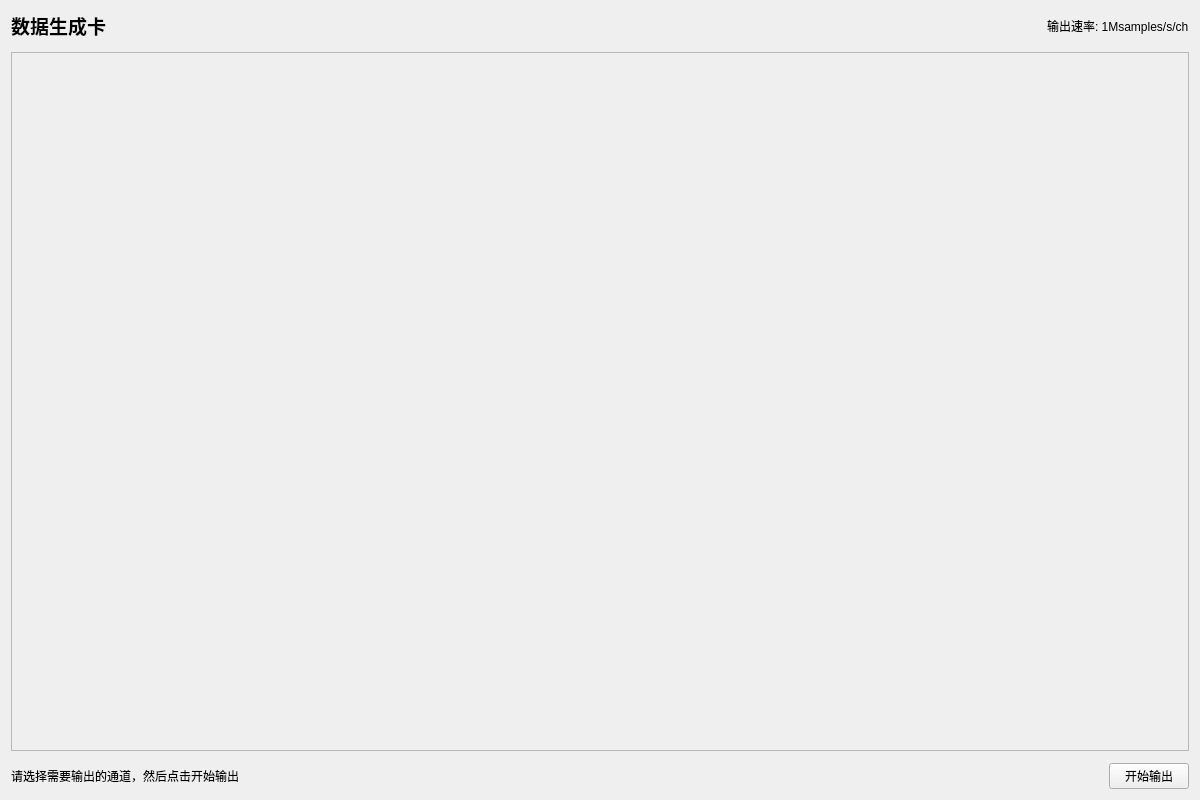
<?xml version="1.0" encoding="UTF-8"?>
<ui version="4.0">
 <class>DataGenerateCard</class>
 <widget class="QWidget" name="DataGenerateCard">
  <property name="geometry">
   <rect>
    <x>0</x>
    <y>0</y>
    <width>1200</width>
    <height>800</height>
   </rect>
  </property>
  <property name="windowTitle">
   <string>Data Generate Card</string>
  </property>
  <layout class="QVBoxLayout" name="verticalLayout_main">
   <property name="spacing">
    <number>12</number>
   </property>
   <item>
    <layout class="QHBoxLayout" name="horizontalLayout_header">
     <item>
      <widget class="QLabel" name="labelTitle">
       <property name="font">
        <font>
         <pointsize>14</pointsize>
         <bold>true</bold>
        </font>
       </property>
       <property name="text">
        <string>数据生成卡</string>
       </property>
      </widget>
     </item>
     <item>
      <spacer name="horizontalSpacer_header">
       <property name="orientation">
        <enum>Qt::Orientation::Horizontal</enum>
       </property>
       <property name="sizeHint" stdset="0">
        <size>
         <width>40</width>
         <height>20</height>
        </size>
       </property>
      </spacer>
     </item>
     <item>
      <widget class="QLabel" name="labelRate">
       <property name="text">
        <string>输出速率: 1Msamples/s/ch</string>
       </property>
      </widget>
     </item>
    </layout>
   </item>
   <item>
    <widget class="QScrollArea" name="scrollChannels">
     <property name="frameShape">
      <enum>QFrame::Shape::StyledPanel</enum>
     </property>
     <property name="widgetResizable">
      <bool>true</bool>
     </property>
     <widget class="QWidget" name="scrollAreaWidgetContents">
      <property name="geometry">
       <rect>
        <x>0</x>
        <y>0</y>
        <width>1180</width>
        <height>705</height>
       </rect>
      </property>
      <layout class="QVBoxLayout" name="scrollLayout">
       <item>
        <layout class="QGridLayout" name="channelsLayout">
         <property name="spacing">
          <number>12</number>
         </property>
        </layout>
       </item>
       <item>
        <spacer name="verticalSpacer_scroll">
         <property name="orientation">
          <enum>Qt::Orientation::Vertical</enum>
         </property>
         <property name="sizeHint" stdset="0">
          <size>
           <width>20</width>
           <height>20</height>
          </size>
         </property>
        </spacer>
       </item>
      </layout>
     </widget>
    </widget>
   </item>
   <item>
    <layout class="QHBoxLayout" name="horizontalLayout_footer">
     <item>
      <widget class="QLabel" name="labelSelectionHint">
       <property name="text">
        <string>请选择需要输出的通道，然后点击开始输出</string>
       </property>
      </widget>
     </item>
     <item>
      <spacer name="horizontalSpacer_footer">
       <property name="orientation">
        <enum>Qt::Orientation::Horizontal</enum>
       </property>
       <property name="sizeHint" stdset="0">
        <size>
         <width>40</width>
         <height>20</height>
        </size>
       </property>
      </spacer>
     </item>
     <item>
      <widget class="QPushButton" name="btnStartorStopOutput">
       <property name="text">
        <string>开始输出</string>
       </property>
      </widget>
     </item>
    </layout>
   </item>
  </layout>
 </widget>
 <resources/>
 <connections/>
</ui>
